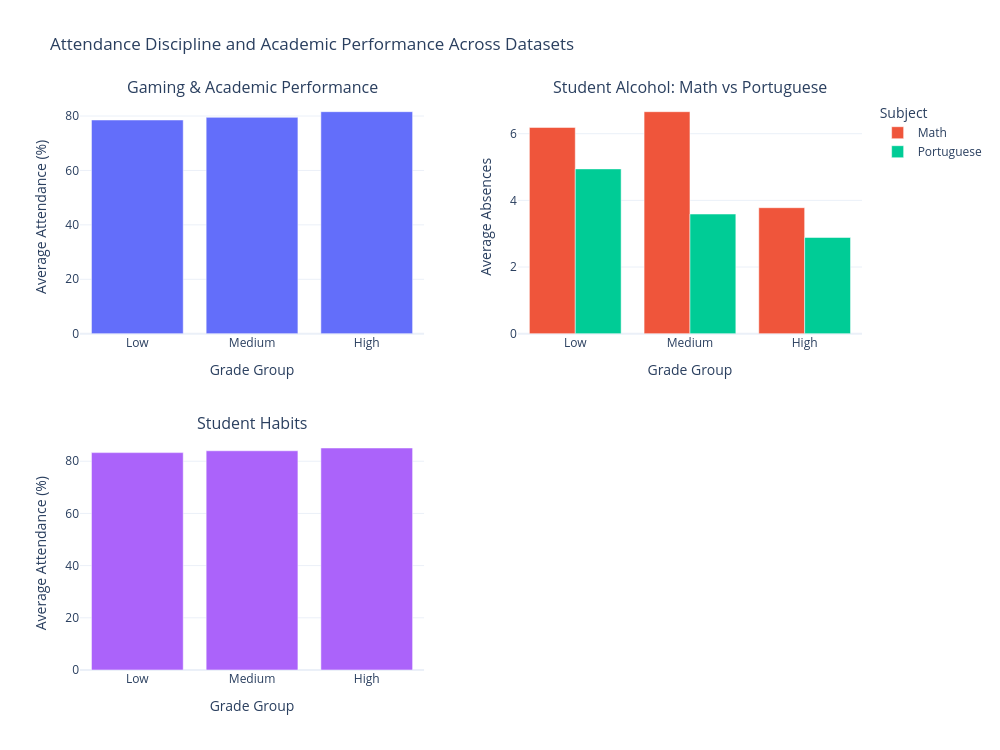

Notebook source saved alongside this figure:
### Code cell
import pandas as pd
import plotly.graph_objects as go
from plotly.subplots import make_subplots

# Load data
df2 = pd.read_csv("Gaming_Academic_Performance.csv")
df3_mat = pd.read_csv("student-mat.csv", sep=None, engine="python")
df3_por = pd.read_csv("student-por.csv", sep=None, engine="python")
df4 = pd.read_csv("student_habits_performance.csv")

# Combine Dataset 3
df3_mat["Subject"] = "Math"
df3_por["Subject"] = "Portuguese"
df3 = pd.concat([df3_mat, df3_por], ignore_index=True)

# Create balanced Grade Group
def add_grade_group(df, grade_col):
    df = df.copy()
    df["Grade Group"] = pd.qcut(
        df[grade_col].rank(method="first"),
        q=3,
        labels=["Low", "Medium", "High"]
    )
    return df

df2 = add_grade_group(df2, "grades")
df3 = add_grade_group(df3, "G3")
df4 = add_grade_group(df4, "exam_score")

grade_order = ["Low", "Medium", "High"]

# Summaries
s2 = (
    df2.groupby("Grade Group", observed=False)["attendance"]
    .mean()
    .reindex(grade_order)
)

s3 = (
    df3.groupby(["Grade Group", "Subject"], observed=False)["absences"]
    .mean()
    .reset_index()
)

s4 = (
    df4.groupby("Grade Group", observed=False)["attendance_percentage"]
    .mean()
    .reindex(grade_order)
)

# Figure
fig = make_subplots(
    rows=2,
    cols=2,
    subplot_titles=[
        "Gaming & Academic Performance",
        "Student Alcohol: Math vs Portuguese",
        "Student Habits",
        ""
    ],
    vertical_spacing=0.18,
    horizontal_spacing=0.12
)

# Dataset 2: Attendance
fig.add_trace(
    go.Bar(
        x=grade_order,
        y=s2.values,
        showlegend=False
    ),
    row=1,
    col=1
)

# Dataset 3: Absences by Subject
for subject in ["Math", "Portuguese"]:
    temp = (
        s3[s3["Subject"] == subject]
        .set_index("Grade Group")
        .reindex(grade_order)
    )
    fig.add_trace(
        go.Bar(
            x=grade_order,
            y=temp["absences"],
            name=subject
        ),
        row=1,
        col=2
    )

# Dataset 4: Attendance
fig.add_trace(
    go.Bar(
        x=grade_order,
        y=s4.values,
        showlegend=False
    ),
    row=2,
    col=1
)

fig.update_layout(
    title_text="Attendance Discipline and Academic Performance Across Datasets",
    barmode="group",
    height=750,
    width=1000,
    template="plotly_white",
    legend_title_text="Subject"
)

fig.update_xaxes(title_text="Grade Group")
fig.update_yaxes(title_text="Average Attendance (%)", row=1, col=1)
fig.update_yaxes(title_text="Average Absences", row=1, col=2)
fig.update_yaxes(title_text="Average Attendance (%)", row=2, col=1)

fig.show()

### Figure 1 — Plotly figure (JSON) as saved in the notebook; plotly's stock layout.template omitted (floating-point values rounded to 4 significant figures)
{"data": [{"showlegend": false, "type": "bar", "x": ["Low", "Medium", "High"], "xaxis": "x", "y": [78.55, 79.52, 81.6], "yaxis": "y"}, {"name": "Math", "type": "bar", "x": ["Low", "Medium", "High"], "xaxis": "x2", "y": [6.188, 6.661, 3.78], "yaxis": "y2"}, {"name": "Portuguese", "type": "bar", "x": ["Low", "Medium", "High"], "xaxis": "x2", "y": [4.944, 3.59, 2.887], "yaxis": "y2"}, {"showlegend": false, "type": "bar", "x": ["Low", "Medium", "High"], "xaxis": "x3", "y": [83.3, 84.01, 85.08], "yaxis": "y3"}], "layout": {"annotations": [{"font": {"size": 16}, "showarrow": false, "text": "Gaming & Academic Performance", "x": 0.22, "xanchor": "center", "xref": "paper", "y": 1, "yanchor": "bottom", "yref": "paper"}, {"font": {"size": 16}, "showarrow": false, "text": "Student Alcohol: Math vs Portuguese", "x": 0.78, "xanchor": "center", "xref": "paper", "y": 1, "yanchor": "bottom", "yref": "paper"}, {"font": {"size": 16}, "showarrow": false, "text": "Student Habits", "x": 0.22, "xanchor": "center", "xref": "paper", "y": 0.41, "yanchor": "bottom", "yref": "paper"}], "barmode": "group", "height": 750, "legend": {"title": {"text": "Subject"}}, "title": {"text": "Attendance Discipline and Academic Performance Across Datasets"}, "width": 1000, "xaxis": {"anchor": "y", "domain": [0, 0.44], "title": {"text": "Grade Group"}}, "xaxis2": {"anchor": "y2", "domain": [0.56, 1], "title": {"text": "Grade Group"}}, "xaxis3": {"anchor": "y3", "domain": [0, 0.44], "title": {"text": "Grade Group"}}, "xaxis4": {"anchor": "y4", "domain": [0.56, 1], "title": {"text": "Grade Group"}}, "yaxis": {"anchor": "x", "domain": [0.59, 1], "title": {"text": "Average Attendance (%)"}}, "yaxis2": {"anchor": "x2", "domain": [0.59, 1], "title": {"text": "Average Absences"}}, "yaxis3": {"anchor": "x3", "domain": [0, 0.41], "title": {"text": "Average Attendance (%)"}}, "yaxis4": {"anchor": "x4", "domain": [0, 0.41]}}}
